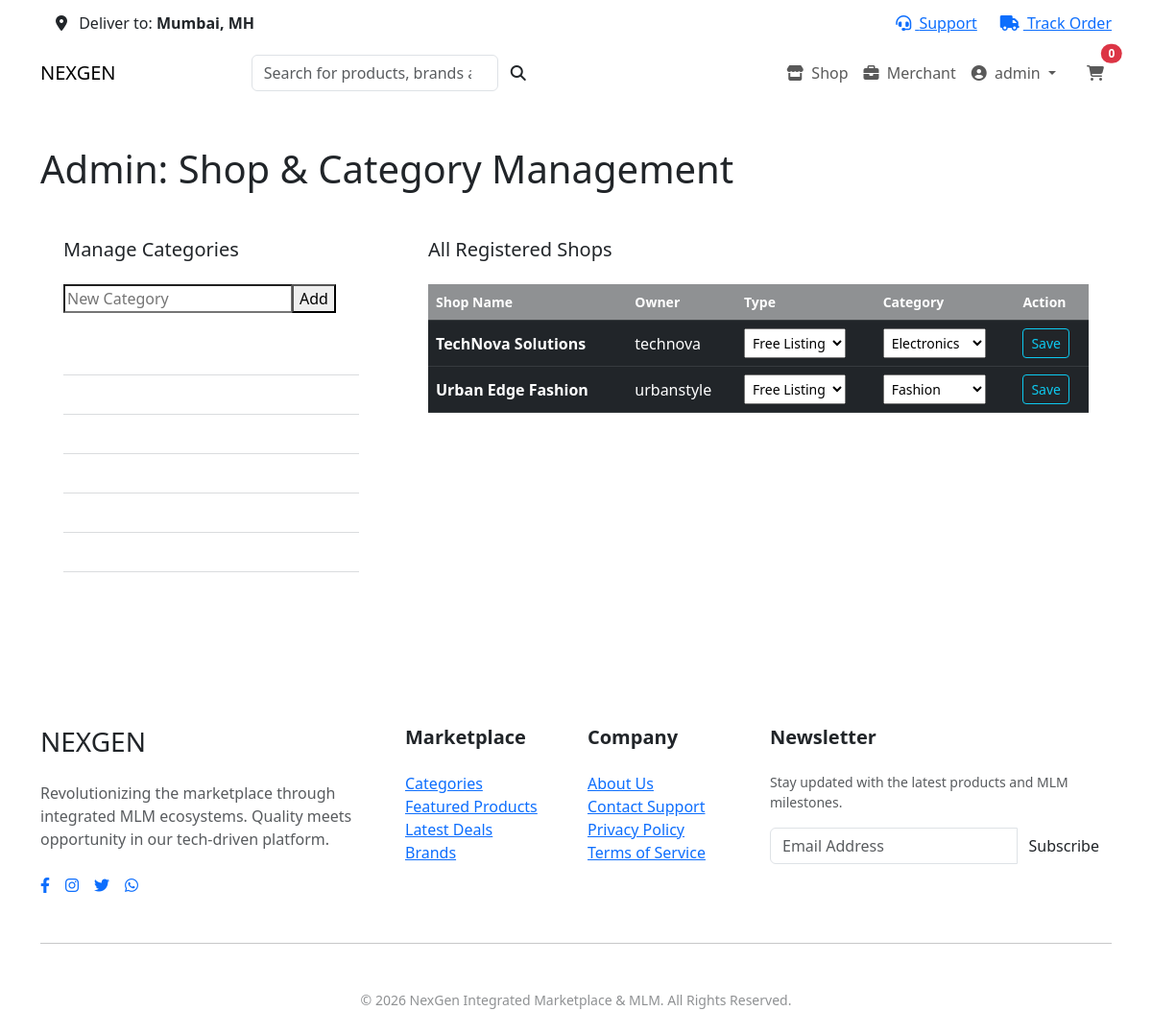
The page /admin/manage_shops.php (signed in) on the database its author committed.
### tables this page shows
CREATE TABLE shops (
    id INTEGER PRIMARY KEY AUTOINCREMENT,
    owner_id INTEGER NOT NULL,
    name TEXT NOT NULL,
    description TEXT,
    logo TEXT,
    wallpaper TEXT,
    meta_keywords TEXT,
    og_title TEXT,
    og_description TEXT,
    locality TEXT,
    category TEXT,
    created_at DATETIME DEFAULT CURRENT_TIMESTAMP, type TEXT CHECK(type IN ('privilege', 'classic', 'free_listing')) DEFAULT 'free_listing',
    FOREIGN KEY (owner_id) REFERENCES users(id)
);

CREATE TABLE users (
    id INTEGER PRIMARY KEY AUTOINCREMENT,
    username TEXT NOT NULL UNIQUE,
    password TEXT NOT NULL,
    email TEXT NOT NULL UNIQUE,
    role TEXT CHECK(role IN ('admin', 'shop_owner', 'member')) DEFAULT 'member',
    referrer_id INTEGER,
    level INTEGER DEFAULT 1,
    rebirth_count INTEGER DEFAULT 0,
    created_at DATETIME DEFAULT CURRENT_TIMESTAMP,
    FOREIGN KEY (referrer_id) REFERENCES users(id)
);

CREATE TABLE shop_categories (id INTEGER PRIMARY KEY AUTOINCREMENT, name TEXT NOT NULL UNIQUE);

### includes/config.php (called while the page is built, shortened)
<?php
function is_logged_in() {
    return isset($_SESSION['user_id']);
}
function e($text) {
    return htmlspecialchars($text ?? '', ENT_QUOTES, 'UTF-8');
}
?>

### admin/manage_shops.php (the view, shortened to what this page needs)
<?php
require_once '../includes/config.php';
$shops = $pdo->query("SELECT s.*, u.username as owner_name FROM shops s JOIN users u ON s.owner_id = u.id ORDER BY s.created_at DESC")->fetchAll();
$categories = $pdo->query("SELECT * FROM shop_categories ORDER BY name ASC")->fetchAll();
include '../includes/header.php';
?>
<div class="container my-5">
    <div class="d-flex justify-content-between align-items-center mb-4">
        <h1 class="neon-text m-0">Admin: Shop & Category Management</h1>
    </div>
    <div class="row g-4">
        <div class="col-lg-4">
            <div class="glass-card p-4">
                <h3 class="h5 mb-4">Manage Categories</h3>
                <form method="POST" class="mb-4">
                    <div class="input-group">
                        <input type="text" name="cat_name" class="glass-input" placeholder="New Category" required>
                        <button type="submit" name="add_category" class="neon-button-sm">Add</button>
                    </div>
                </form>
                <div class="list-group list-group-flush bg-transparent">
                    <?php foreach($categories as $cat): ?>
                        <div class="list-group-item bg-transparent text-white border-secondary border-opacity-25 py-2">
                        </div>
                    <?php endforeach; ?>
                </div>
            </div>
        </div>
        <div class="col-lg-8">
            <div class="glass-card p-4">
                <h3 class="h5 mb-4">All Registered Shops</h3>
                <div class="table-responsive">
                    <table class="table table-dark table-hover align-middle">
                        <thead>
                            <tr class="small opacity-50">
                                <th>Shop Name</th>
                                <th>Owner</th>
                                <th>Type</th>
                                <th>Category</th>
                                <th>Action</th>
                            </tr>
                        </thead>
                        <tbody>
                            <?php foreach($shops as $s): ?>
                            <tr>
                                <td><strong><?php echo e($s['name']); ?></strong></td>
                                <td><?php echo e($s['owner_name']); ?></td>
                                <form method="POST">
                                    <td>
                                        <select name="shop_type" class="glass-input p-1 small">
                                            <option value="free_listing" <?php echo $s['type'] === 'free_listing' ? 'selected' : ''; ?>>Free Listing</option>
                                        </select>
                                    </td>
                                    <td>
                                        <select name="shop_category" class="glass-input p-1 small">
                                            <?php foreach($categories as $cat): ?>
                                                <option value="<?php echo e($cat['name']); ?>" <?php echo $s['category'] === $cat['name'] ? 'selected' : ''; ?>><?php echo e($cat['name']); ?></option>
                                            <?php endforeach; ?>
                                        </select>
                                    </td>
                                    <td>
                                        <button type="submit" name="update_shop" class="btn btn-sm btn-outline-info">Save</button>
                                    </td>
                                </form>
                            </tr>
                            <?php endforeach; ?>
                        </tbody>
                    </table>
                </div>
            </div>
        </div>
    </div>
</div>
<?php include '../includes/footer.php'; ?>

### includes/header.php (shortened to what this page needs)
<?php
require_once __DIR__ . '/config.php';
?>
<!DOCTYPE html>
<html lang="en">
<head>
    <link href="https://cdn.jsdelivr.net/npm/bootstrap@5.3.0/dist/css/bootstrap.min.css" rel="stylesheet">
    <link rel="stylesheet" href="https://cdnjs.cloudflare.com/ajax/libs/font-awesome/6.4.0/css/all.min.css">
    <link rel="stylesheet" href="<?php echo BASE_URL; ?>/assets/css/style.css">
</head>
<body>
    <div class="top-bar py-2 d-none d-lg-block">
        <div class="container d-flex justify-content-between align-items-center">
            <div class="location-selector glass-card py-1 px-3">
                <i class="fas fa-map-marker-alt me-2 neon-cyan"></i>
                <span>Deliver to: <strong>Mumbai, MH</strong></span>
            </div>
            <div class="top-links d-flex gap-4">
                <a href="#"><i class="fas fa-headset me-1"></i> Support</a>
                <a href="#"><i class="fas fa-truck me-1"></i> Track Order</a>
            </div>
        </div>
    </div>
    <nav class="navbar navbar-expand-lg sticky-top main-nav">
        <div class="container">
            <a class="navbar-brand neon-text" href="<?php echo BASE_URL; ?>/index.php">NEXGEN</a>
            <div class="collapse navbar-collapse" id="mainNavbar">
                <form class="mx-auto d-flex search-container my-2 my-lg-0" action="<?php echo BASE_URL; ?>/index.php" method="GET">
                    <input class="form-control search-input" type="search" name="search" placeholder="Search for products, brands and more" aria-label="Search" value="<?php echo e($_GET['search'] ?? ''); ?>">
                    <button class="btn search-btn" type="submit"><i class="fas fa-search"></i></button>
                </form>
                <ul class="navbar-nav ms-auto align-items-center">
                    <li class="nav-item">
                        <a class="nav-link" href="<?php echo BASE_URL; ?>/index.php"><i class="fas fa-store me-1"></i> Shop</a>
                    </li>
                    <?php if (is_logged_in()): ?>
                        <li class="nav-item">
                            <a class="nav-link" href="<?php echo BASE_URL; ?>/shop_portal.php"><i class="fas fa-briefcase me-1"></i> Merchant</a>
                        </li>
                        <li class="nav-item dropdown">
                            <a class="nav-link dropdown-toggle" href="#" role="button" data-bs-toggle="dropdown">
                                <i class="fas fa-user-circle me-1"></i> <?php echo e($_SESSION['username']); ?>
                            </a>
                        </li>
                    <?php endif; ?>
                    <li class="nav-item ms-lg-3">
                        <a class="nav-link cart-icon position-relative" href="#">
                            <i class="fas fa-shopping-cart"></i>
                            <span class="position-absolute top-0 start-100 translate-middle badge rounded-pill bg-danger">0</span>
                        </a>
                    </li>
                </ul>
            </div>
        </div>
    </nav>

### includes/footer.php (shortened to what this page needs)
    <footer class="mt-5 py-5 glass-card rounded-0 border-start-0 border-end-0 border-bottom-0">
        <div class="container">
            <div class="row g-4">
                <div class="col-lg-4 col-md-6">
                    <h3 class="neon-text mb-4">NEXGEN</h3>
                    <p class="opacity-75">Revolutionizing the marketplace through integrated MLM ecosystems. Quality meets opportunity in our tech-driven platform.</p>
                    <div class="social-links d-flex gap-3 mt-4">
                        <a href="#" class="glass-btn-circle"><i class="fab fa-facebook-f"></i></a>
                        <a href="#" class="glass-btn-circle"><i class="fab fa-instagram"></i></a>
                        <a href="#" class="glass-btn-circle"><i class="fab fa-twitter"></i></a>
                        <a href="#" class="glass-btn-circle"><i class="fab fa-whatsapp"></i></a>
                    </div>
                </div>
                <div class="col-lg-2 col-md-6">
                    <h5 class="mb-4 fw-bold">Marketplace</h5>
                    <ul class="list-unstyled footer-links">
                        <li><a href="#">Categories</a></li>
                        <li><a href="#">Featured Products</a></li>
                        <li><a href="#">Latest Deals</a></li>
                        <li><a href="#">Brands</a></li>
                    </ul>
                </div>
                <div class="col-lg-2 col-md-6">
                    <h5 class="mb-4 fw-bold">Company</h5>
                    <ul class="list-unstyled footer-links">
                        <li><a href="#">About Us</a></li>
                        <li><a href="#">Contact Support</a></li>
                        <li><a href="#">Privacy Policy</a></li>
                        <li><a href="#">Terms of Service</a></li>
                    </ul>
                </div>
                <div class="col-lg-4 col-md-6">
                    <h5 class="mb-4 fw-bold">Newsletter</h5>
                    <p class="small opacity-75">Stay updated with the latest products and MLM milestones.</p>
                    <div class="input-group mb-3 glass-input-group">
                        <input type="email" class="form-control" placeholder="Email Address">
                        <button class="btn neon-button-sm" type="button">Subscribe</button>
                    </div>
                </div>
            </div>
            <hr class="neon-line my-5">
            <div class="text-center opacity-50 small">
                <p>&copy; <?php echo date('Y'); ?> NexGen Integrated Marketplace & MLM. All Rights Reserved.</p>
            </div>
        </div>
    </footer>
</body>
</html>

### rows shown on the page
shops: name "TechNova Solutions", owner.username "technova", shop_type "Free Listing", shop_category "Electronics"
shops: name "Urban Edge Fashion", owner.username "urbanstyle", shop_type "Free Listing", shop_category "Fashion"

### other values the page prints
$_SESSION['username'] "admin"
